Frame 1 (no input): blank canvas, image omitted
Frame 60 (no input): blank canvas, image omitted
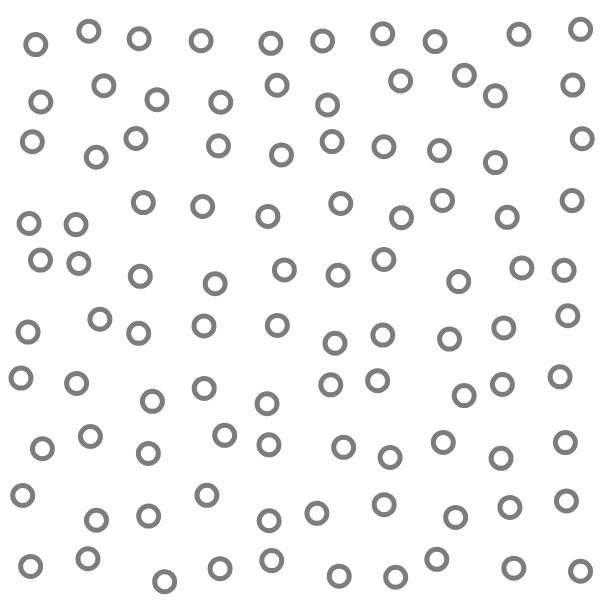
Frame 120 (the mouse pressed at the canvas centre since frame 60)

The p5.js sketch whose frames 1 and 60 were blank and that drew this single picture after the mouse press (run headless with seeded random() and noise() and a simulated clock; from frame 60 on, the mouse is pressed at the canvas centre):

// p5.js sketch
// ── sketch.js
'use strict';

let tileCount = 10;
let actRandomSeed = 0;

let circleAlpha = 130;
let circleColor;


function setup() {
	createCanvas(600, 600);
  noFill();
  circleColor = color(0, 0, 0, circleAlpha);
}

function draw() {
  translate(width / tileCount / 2, height / tileCount / 2);

  background(255);

  randomSeed(actRandomSeed);

  stroke(circleColor);
  strokeWeight(mouseY / 60);

	for(let gridY = 0; gridY < tileCount; gridY++) {
		for(let gridX = 0; gridX < tileCount; gridX++) {
      let posX = width / tileCount * gridX;
      let posY = height / tileCount * gridY;

      let shiftX = random(-mouseX, mouseX) / 20;
      let shiftY = random(-mouseX, mouseX) / 20;

      ellipse(posX + shiftX, posY + shiftY, mouseY / 15, mouseY / 15);
		}
	}
}

function mousePressed() {
  actRandomSeed = random(100000);
}
